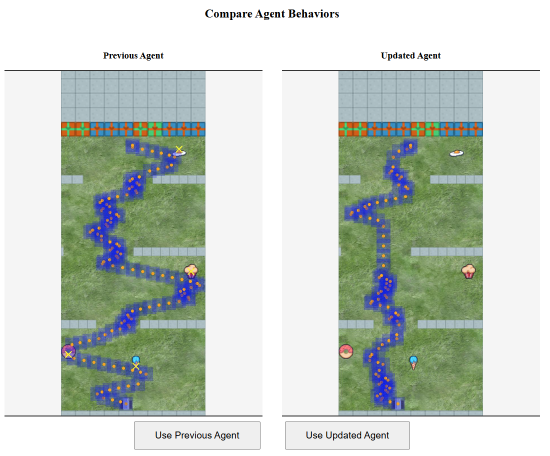
#> input picture experiments/images/fruitbot_compare.png, 1100 x 912 px (shown at 1/2 size)
$ python -i dpu_clf.py   (imports and definitions only)
#> lines starting #> are read from the running program, lines starting #| are printed output that depends on the picture
import numpy as np
import matplotlib.pyplot as plt
from matplotlib.patches import Rectangle, FancyArrow
import io
import base64
from PIL import Image, ImageDraw
import time
from functools import wraps
from typing import Tuple
from stable_baselines3 import PPO
import os

import cv2
# [11 lines of commented-out code are left out]
collision_object_types = [3, 4]


# AVAILABLE ENVIRONMENT CONFIGURATIONS
# ================================================================================

# These configs are used by both app.py and evaluate_comprehensive.py

ALL_ENV_OPTIONS = ["NO_WALLS", "WALLS_FOOD", "WALLS_FRUIT" ,"WALLS_DOORS"]


# Base environment configuration defaults
BASE_ENV_CONFIG = {
    'distribution_mode': 'easy',
    'food_diversity': 6,
    'use_discrete_action_wrapper': True,
    'use_stay_bonus_wrapper': False,
    'fruitbot_reward_positive': 1.0,
    'fruitbot_reward_negative': -1.0,
    'fruitbot_reward_wall_hit': -3.0,
    'fruitbot_reward_completion': 10.0,
    'fruitbot_reward_step': 0.0,
    'num_levels': 1,
}

# Environment configurations - 6 configs indexed 0-5
ENV_CONFIG_DEFINITIONS_OLD = {
    # Config 0: BASIC - g4_b4
    0: {
        'option_name': 'basic',
        'variant_name': 'g4_b4',
        'fruitbot_num_walls': 0,
        'fruitbot_force_no_walls': True,
        'fruitbot_num_good_range': 0,
        'fruitbot_num_bad_range': 0,
        'fruitbot_wall_gap_pct': 0,
        'fruitbot_door_prob_pct': 0,
        'fruitbot_num_good_min': 4,
        'fruitbot_num_bad_min': 4,
    },
    # Config 1: BASIC - g6_b6
    1: {
        'option_name': 'basic',
        'variant_name': 'g6_b6',
        'fruitbot_num_walls': 0,
        'fruitbot_force_no_walls': True,
        'fruitbot_num_good_range': 0,
        'fruitbot_num_bad_range': 0,
        'fruitbot_wall_gap_pct': 0,
        'fruitbot_door_prob_pct': 0,
        'fruitbot_num_good_min': 6,
        'fruitbot_num_bad_min': 6,
    },
    # Config 2: WALLS_FRUITS - g4_b0
    2: {
        'option_name': 'walls_fruits',
        'variant_name': 'g4_b0',
        'fruitbot_num_walls': 4,
        'fruitbot_force_no_walls': False,
        'fruitbot_num_good_range': 0,
        'fruitbot_num_bad_range': 0,
        'fruitbot_wall_gap_pct': 30,
        'fruitbot_door_prob_pct': 0,
        'fruitbot_num_good_min': 4,
        'fruitbot_num_bad_min': 0,
    },
    # Config 3: WALLS_FRUITS - g8_b0
    3: {
        'option_name': 'walls_fruits',
        'variant_name': 'g8_b0',
        'fruitbot_num_walls': 4,
        'fruitbot_force_no_walls': False,
        'fruitbot_num_good_range': 0,
        'fruitbot_num_bad_range': 0,
        'fruitbot_wall_gap_pct': 30,
        'fruitbot_door_prob_pct': 0,
        'fruitbot_num_good_min': 8,
        'fruitbot_num_bad_min': 0,
    },
    # Config 4: WALLS_DOORS - d80_g3_b3
    4: {
        'option_name': 'walls_doors',
        'variant_name': 'd80_g3_b3',
        'fruitbot_num_walls': 3,
        'fruitbot_force_no_walls': False,
        'fruitbot_num_good_range': 0,
        'fruitbot_num_bad_range': 0,
        'fruitbot_wall_gap_pct': 40,
        'fruitbot_door_prob_pct': 80,
        'fruitbot_num_good_min': 3,
        'fruitbot_num_bad_min': 3,
    },
    # Config 5: WALLS_DOORS - d80_g5_b5
    5: {
        'option_name': 'walls_doors',
        'variant_name': 'd80_g5_b5',
        'fruitbot_num_walls': 3,
        'fruitbot_force_no_walls': False,
        'fruitbot_num_good_range': 0,
        'fruitbot_num_bad_range': 0,
        'fruitbot_wall_gap_pct': 40,
        'fruitbot_door_prob_pct': 80,
        'fruitbot_num_good_min': 5,
        'fruitbot_num_bad_min': 5,
    },
}

'''
env config summary:
0 : no walls, g4 b4
1 : walls - 0.4, g4 b4
2 : walls - 0.3, g0 b4
3 : doors - 0.8, g3 b3
4 : doors - 0.8, g6 b0
5 : no walls - g0 b6
6 : walls - 0.2, g1 b1
'''

ENV_CONFIG_DEFINITIONS_EXTENDED = {
    # Config 0: NO_WALLS - g4_b4
    0: {
        'option_name': 'no_walls',
        'fruitbot_num_walls': 0,
        'fruitbot_force_no_walls': True,
        'fruitbot_num_good_range': 0,
        'fruitbot_num_bad_range': 0,
        'fruitbot_wall_gap_pct': 0,
        'fruitbot_door_prob_pct': 0,
        'fruitbot_num_good_min': 4,
        'fruitbot_num_bad_min': 4,
    },
    # Config 1: WALLS_FOOD - g3_b3
    1: {
        'option_name': 'walls_food',
        'fruitbot_num_walls': 3,
        'fruitbot_force_no_walls': False,
        'fruitbot_num_good_range': 0,
        'fruitbot_num_bad_range': 0,
        'fruitbot_wall_gap_pct': 40,
        'fruitbot_door_prob_pct': 0,
        'fruitbot_num_good_min': 3,
        'fruitbot_num_bad_min': 3,
    },
    # Config 2: WALLS_JUNK - g0_b4
    2: {
        'option_name': 'walls_junk',
        'fruitbot_num_walls': 4,
        'fruitbot_force_no_walls': False,
        'fruitbot_num_good_range': 0,
        'fruitbot_num_bad_range': 0,
        'fruitbot_wall_gap_pct': 30,
        'fruitbot_door_prob_pct': 0,
        'fruitbot_num_good_min': 0,
        'fruitbot_num_bad_min': 4,
    },
    # Config 3: WALLS_DOORS - d80_g3_b3
    3: {
        'option_name': 'walls_doors',
        'fruitbot_num_walls': 3,
        'fruitbot_force_no_walls': False,
        'fruitbot_num_good_range': 0,
        'fruitbot_num_bad_range': 0,
        'fruitbot_wall_gap_pct': 40,
        'fruitbot_door_prob_pct': 80,
        'fruitbot_num_good_min': 3,
        'fruitbot_num_bad_min': 3,
    },

    # Config 4: WALLS_DOORS_FRUITS - d80_g6_b0
    4: {
        'option_name': 'walls_doors_fruits',
        'fruitbot_num_walls': 3,
        'fruitbot_force_no_walls': False,
        'fruitbot_num_good_range': 0,
        'fruitbot_num_bad_range': 0,
        'fruitbot_wall_gap_pct': 30,
        'fruitbot_door_prob_pct': 80,
        'fruitbot_num_good_min': 6,
        'fruitbot_num_bad_min': 0,
    },

    # Config 5: No_WALLS_JUNK - g0_b6
    5: {
        'option_name': 'no_walls_junk',
        'fruitbot_num_walls': 0,
        'fruitbot_force_no_walls': True,
        'fruitbot_num_good_range': 0,
        'fruitbot_num_bad_range': 0,
        'fruitbot_wall_gap_pct': 0,
        'fruitbot_door_prob_pct': 0,
        'fruitbot_num_good_min': 0,
        'fruitbot_num_bad_min': 6,
    },

    # Config 6: WALLS_NARROW - g1_b1
    6: {
        'option_name': 'walls_narrow',
        'fruitbot_num_walls': 3,
        'fruitbot_force_no_walls': False,
        'fruitbot_num_good_range': 0,
        'fruitbot_num_bad_range': 0,
        'fruitbot_wall_gap_pct': 20,
        'fruitbot_door_prob_pct': 0,
        'fruitbot_num_good_min': 1,
        'fruitbot_num_bad_min': 1,
    },

}

ENV_CONFIG_DEFINITIONS = {
    # Config 0: NO_WALLS - g4_b4
    0: {
        'option_name': 'no_walls',
        'fruitbot_num_walls': 0,
        'fruitbot_force_no_walls': True,
        'fruitbot_num_good_range': 0,
        'fruitbot_num_bad_range': 0,
        'fruitbot_wall_gap_pct': 0,
        'fruitbot_door_prob_pct': 0,
        'fruitbot_num_good_min': 4,
        'fruitbot_num_bad_min': 4,
    },
    # Config 1: WALLS_JUNK - g0_b4
    1: {
        'option_name': 'walls_junk',
        'fruitbot_num_walls': 3,
        'fruitbot_force_no_walls': False,
        'fruitbot_num_good_range': 0,
        'fruitbot_num_bad_range': 0,
        'fruitbot_wall_gap_pct': 30,
        'fruitbot_door_prob_pct': 0,
        'fruitbot_num_good_min': 0,
        'fruitbot_num_bad_min': 4,
    },
    # Config 2: WALLS_DOORS_FRUITS - d80_g6_b0
    2: {
        'option_name': 'walls_doors_fruits',
        'fruitbot_num_walls': 3,
        'fruitbot_force_no_walls': False,
        'fruitbot_num_good_range': 0,
        'fruitbot_num_bad_range': 0,
        'fruitbot_wall_gap_pct': 30,
        'fruitbot_door_prob_pct': 80,
        'fruitbot_num_good_min': 6,
        'fruitbot_num_bad_min': 0,
    },
    # Config 3: WALLS_DOORS - d80_g3_b3
    3: {
        'option_name': 'walls_doors',
        'fruitbot_num_walls': 3,
        'fruitbot_force_no_walls': False,
        'fruitbot_num_good_range': 0,
        'fruitbot_num_bad_range': 0,
        'fruitbot_wall_gap_pct': 40,
        'fruitbot_door_prob_pct': 80,
        'fruitbot_num_good_min': 3,
        'fruitbot_num_bad_min': 3,
    },
}


# [49 lines left out: functions get_config_by_index, get_app_env_configs, not called in this run]


def timeit(func):
    """Decorator to measure function execution time."""
    # [7 lines left out: function wrapper, not called in this run]
    return wrapper

# [20 lines left out: function load_agent, not called in this run]

def image_to_base64(img, resize=(512, 512), quality=70, format="JPEG"):
    """Convert numpy array image to base64 string for web display.

    Args:
        img: numpy array or PIL Image
        resize: tuple (width, height) or None to skip resizing
        quality: JPEG quality (1-100), lower = faster but more compression. 70 is good balance.
        format: 'JPEG' (faster) or 'PNG' (slower but lossless)
    """
    if img is None:
        raise ValueError("Image is None")

    # Procgen renders as RGB array (H, W, 3)
    if isinstance(img, np.ndarray):
        # Convert to PIL Image
        if img.dtype == np.float32 or img.dtype == np.float64:
            img = (img * 255).astype(np.uint8)
        pil_img = Image.fromarray(img).convert('RGB')

        # Resize if specified
        if resize:
            pil_img = pil_img.resize(resize)

        # Convert to base64 (JPEG is 5-10x faster than PNG)
        buffered = io.BytesIO()
        if format == "JPEG":
            pil_img.save(buffered, format="JPEG", quality=quality, optimize=False)
        else:
            pil_img.save(buffered, format="PNG")
        img_str = base64.b64encode(buffered.getvalue()).decode()
        return img_str
    elif isinstance(img, Image.Image):
        # Handle PIL Image input
        if resize:
            img = img.resize(resize)
        buffered = io.BytesIO()
        if format == "JPEG":
            img.save(buffered, format="JPEG", quality=quality, optimize=False)
        else:
            img.save(buffered, format="PNG")
        img_str = base64.b64encode(buffered.getvalue()).decode()
        return img_str
    else:
        raise TypeError(f"Expected numpy array or PIL Image, got {type(img)}")

# [70 lines left out: functions capture_agent_path, evaluate_agent, is_illegal_move, not called in this run]

class GridAdapter:
    """
    Adapter class for grid-based visualizations.
    Not used in Procgen but kept for compatibility.
    """
    def __init__(self, env):
        self.env = env

    # [6 lines left out: function get_grid_size, not called in this run]

    def get_agent_position(self):
        """Procgen doesn't expose agent position."""
        return None

# [96 lines left out: functions will_it_stuck, plot_episode_trajectory, plot_rewards_over_time, create_action_heatmap, not called in this run]

# Action name mappings for Fruitbot
ACTION_NAMES = {
    0: "Left",
    1: "Stay",
    2: "RIGHT",
    3: "Throw",
}

def get_action_name(action_idx):
    """Get human-readable name for action index."""
    return ACTION_NAMES.get(action_idx, f"ACTION_{action_idx}")


## Fruitbot code

#find the fruitbot color in rgb
# [187 lines left out: function analyze_fruitbot_colors, not called in this run]


def hex_to_rgb(h):
    h = h.lstrip('#')
    return tuple(int(h[i:i+2], 16) for i in (0, 2, 4))


# [640 lines left out: functions find_x_on_row, draw_orange_dot, draw_collision_on_image, record_bot_path_on_image, combine_paths, draw_full_path and 5 more, not called in this run]

>>> import cv2
>>> picture = cv2.imread('experiments/images/fruitbot_compare.png')
#> picture is the input picture: shape (912, 1100, 3); mean B, G, R 197.2, 205.6, 197.1
>>> result = image_to_base64(picture)
#> in image_to_base64, `pil_img = pil_img.resize(resize)`:
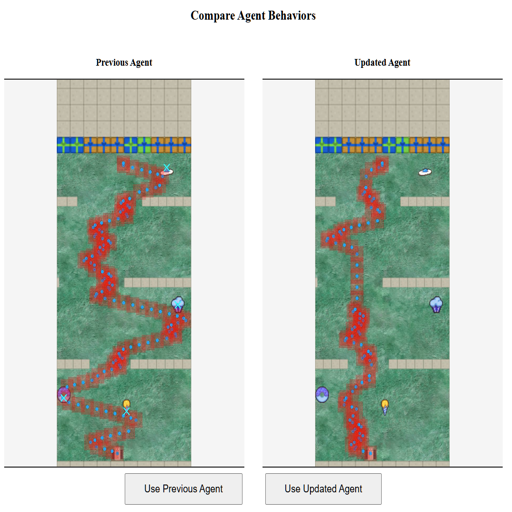
#> pil_img: PIL image 512x512 RGB; mean R, G, B 197.1, 205.5, 197

$ run again, on experiments/images/fruitbot_feedback.png
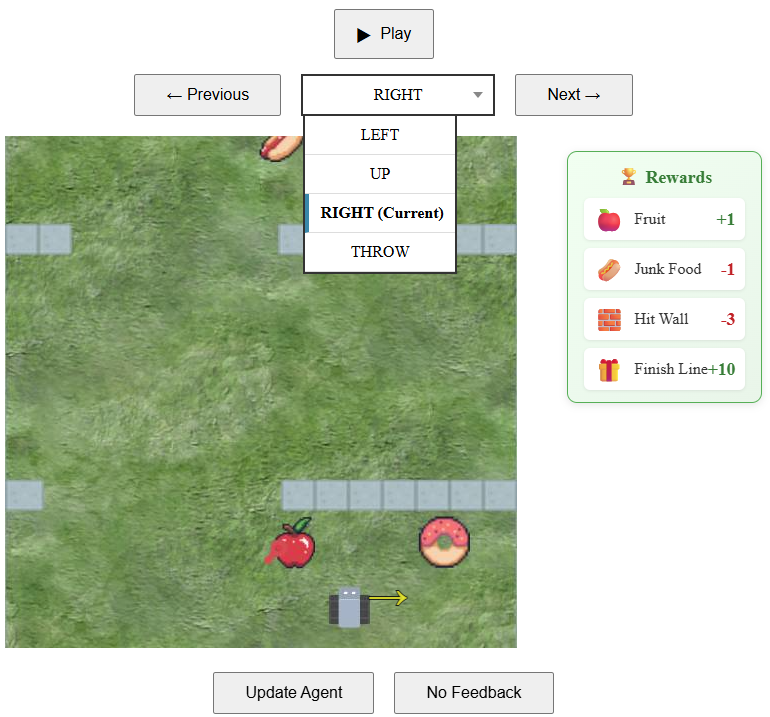
#> input picture experiments/images/fruitbot_feedback.png, 770 x 717 px
#> picture is the input picture: shape (717, 770, 3); mean B, G, R 181.5, 203.8, 192.5
#> in image_to_base64, `pil_img = pil_img.resize(resize)`:
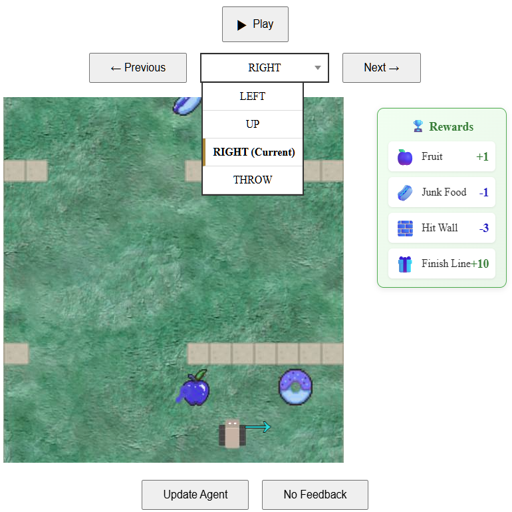
#> pil_img: PIL image 512x512 RGB; mean R, G, B 181.4, 203.7, 192.4
